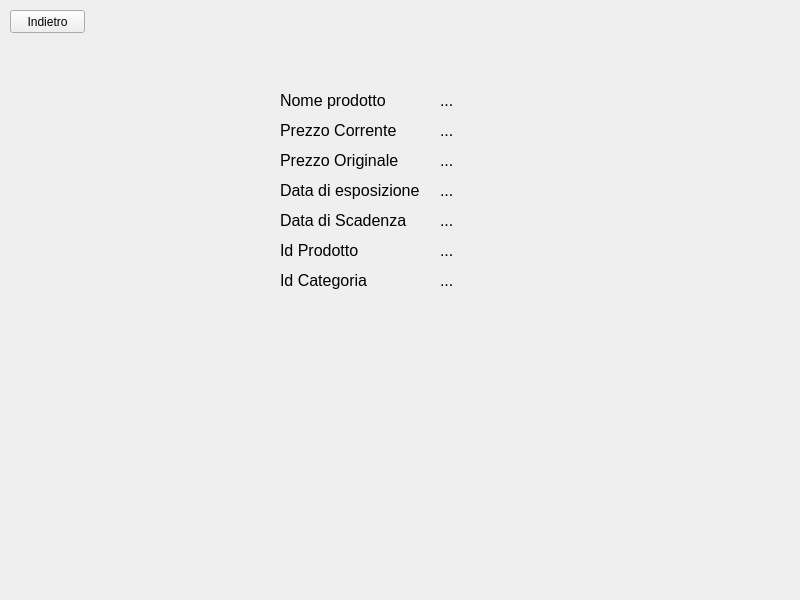
<?xml version="1.0" encoding="UTF-8"?>
<ui version="4.0">
 <class>LoginWindow</class>
 <widget class="QMainWindow" name="LoginWindow">
  <property name="geometry">
   <rect>
    <x>0</x>
    <y>0</y>
    <width>800</width>
    <height>600</height>
   </rect>
  </property>
  <property name="windowTitle">
   <string>MainWindow</string>
  </property>
  <widget class="QWidget" name="loginWidget">
   <widget class="QLabel" name="NomeProdotto_2">
    <property name="geometry">
     <rect>
      <x>280</x>
      <y>90</y>
      <width>141</width>
      <height>21</height>
     </rect>
    </property>
    <property name="font">
     <font>
      <pointsize>12</pointsize>
     </font>
    </property>
    <property name="text">
     <string>Nome prodotto</string>
    </property>
   </widget>
   <widget class="QLabel" name="PrezzoCorrente">
    <property name="geometry">
     <rect>
      <x>280</x>
      <y>120</y>
      <width>141</width>
      <height>21</height>
     </rect>
    </property>
    <property name="font">
     <font>
      <pointsize>12</pointsize>
     </font>
    </property>
    <property name="text">
     <string>Prezzo Corrente</string>
    </property>
   </widget>
   <widget class="QLabel" name="PrezzoOriginale">
    <property name="geometry">
     <rect>
      <x>280</x>
      <y>150</y>
      <width>141</width>
      <height>21</height>
     </rect>
    </property>
    <property name="font">
     <font>
      <pointsize>12</pointsize>
     </font>
    </property>
    <property name="text">
     <string>Prezzo Originale</string>
    </property>
   </widget>
   <widget class="QLabel" name="DataEsposizione">
    <property name="geometry">
     <rect>
      <x>280</x>
      <y>180</y>
      <width>141</width>
      <height>21</height>
     </rect>
    </property>
    <property name="font">
     <font>
      <pointsize>12</pointsize>
     </font>
    </property>
    <property name="text">
     <string>Data di esposizione</string>
    </property>
   </widget>
   <widget class="QLabel" name="DatadiScadenza">
    <property name="geometry">
     <rect>
      <x>280</x>
      <y>210</y>
      <width>141</width>
      <height>21</height>
     </rect>
    </property>
    <property name="font">
     <font>
      <pointsize>12</pointsize>
     </font>
    </property>
    <property name="text">
     <string>Data di Scadenza</string>
    </property>
   </widget>
   <widget class="QLabel" name="IdProdotto">
    <property name="geometry">
     <rect>
      <x>280</x>
      <y>240</y>
      <width>141</width>
      <height>21</height>
     </rect>
    </property>
    <property name="font">
     <font>
      <pointsize>12</pointsize>
     </font>
    </property>
    <property name="text">
     <string>Id Prodotto</string>
    </property>
   </widget>
   <widget class="QPushButton" name="Indietro">
    <property name="geometry">
     <rect>
      <x>10</x>
      <y>10</y>
      <width>75</width>
      <height>23</height>
     </rect>
    </property>
    <property name="text">
     <string>Indietro</string>
    </property>
   </widget>
   <widget class="QLabel" name="IdCategoria">
    <property name="geometry">
     <rect>
      <x>280</x>
      <y>270</y>
      <width>141</width>
      <height>21</height>
     </rect>
    </property>
    <property name="font">
     <font>
      <pointsize>12</pointsize>
     </font>
    </property>
    <property name="text">
     <string>Id Categoria</string>
    </property>
   </widget>
   <widget class="QLabel" name="NomeProdottoDaAgg">
    <property name="geometry">
     <rect>
      <x>440</x>
      <y>90</y>
      <width>141</width>
      <height>21</height>
     </rect>
    </property>
    <property name="font">
     <font>
      <pointsize>12</pointsize>
     </font>
    </property>
    <property name="text">
     <string>...</string>
    </property>
   </widget>
   <widget class="QLabel" name="PrezzoCorrenteDaAgg">
    <property name="geometry">
     <rect>
      <x>440</x>
      <y>120</y>
      <width>141</width>
      <height>21</height>
     </rect>
    </property>
    <property name="font">
     <font>
      <pointsize>12</pointsize>
     </font>
    </property>
    <property name="text">
     <string>...</string>
    </property>
   </widget>
   <widget class="QLabel" name="PrezzoOriginaleDaAgg">
    <property name="geometry">
     <rect>
      <x>440</x>
      <y>150</y>
      <width>141</width>
      <height>21</height>
     </rect>
    </property>
    <property name="font">
     <font>
      <pointsize>12</pointsize>
     </font>
    </property>
    <property name="text">
     <string>...</string>
    </property>
   </widget>
   <widget class="QLabel" name="DataDiEspozioneDaAgg">
    <property name="geometry">
     <rect>
      <x>440</x>
      <y>180</y>
      <width>141</width>
      <height>21</height>
     </rect>
    </property>
    <property name="font">
     <font>
      <pointsize>12</pointsize>
     </font>
    </property>
    <property name="text">
     <string>...</string>
    </property>
   </widget>
   <widget class="QLabel" name="DataDiScadenzaDaAgg">
    <property name="geometry">
     <rect>
      <x>440</x>
      <y>210</y>
      <width>141</width>
      <height>21</height>
     </rect>
    </property>
    <property name="font">
     <font>
      <pointsize>12</pointsize>
     </font>
    </property>
    <property name="text">
     <string>...</string>
    </property>
   </widget>
   <widget class="QLabel" name="IdProdottoDaAgg">
    <property name="geometry">
     <rect>
      <x>440</x>
      <y>240</y>
      <width>141</width>
      <height>21</height>
     </rect>
    </property>
    <property name="font">
     <font>
      <pointsize>12</pointsize>
     </font>
    </property>
    <property name="text">
     <string>...</string>
    </property>
   </widget>
   <widget class="QLabel" name="IdCategoriaDaAgg">
    <property name="geometry">
     <rect>
      <x>440</x>
      <y>270</y>
      <width>141</width>
      <height>21</height>
     </rect>
    </property>
    <property name="font">
     <font>
      <pointsize>12</pointsize>
     </font>
    </property>
    <property name="text">
     <string>...</string>
    </property>
   </widget>
  </widget>
 </widget>
 <resources/>
 <connections/>
</ui>
